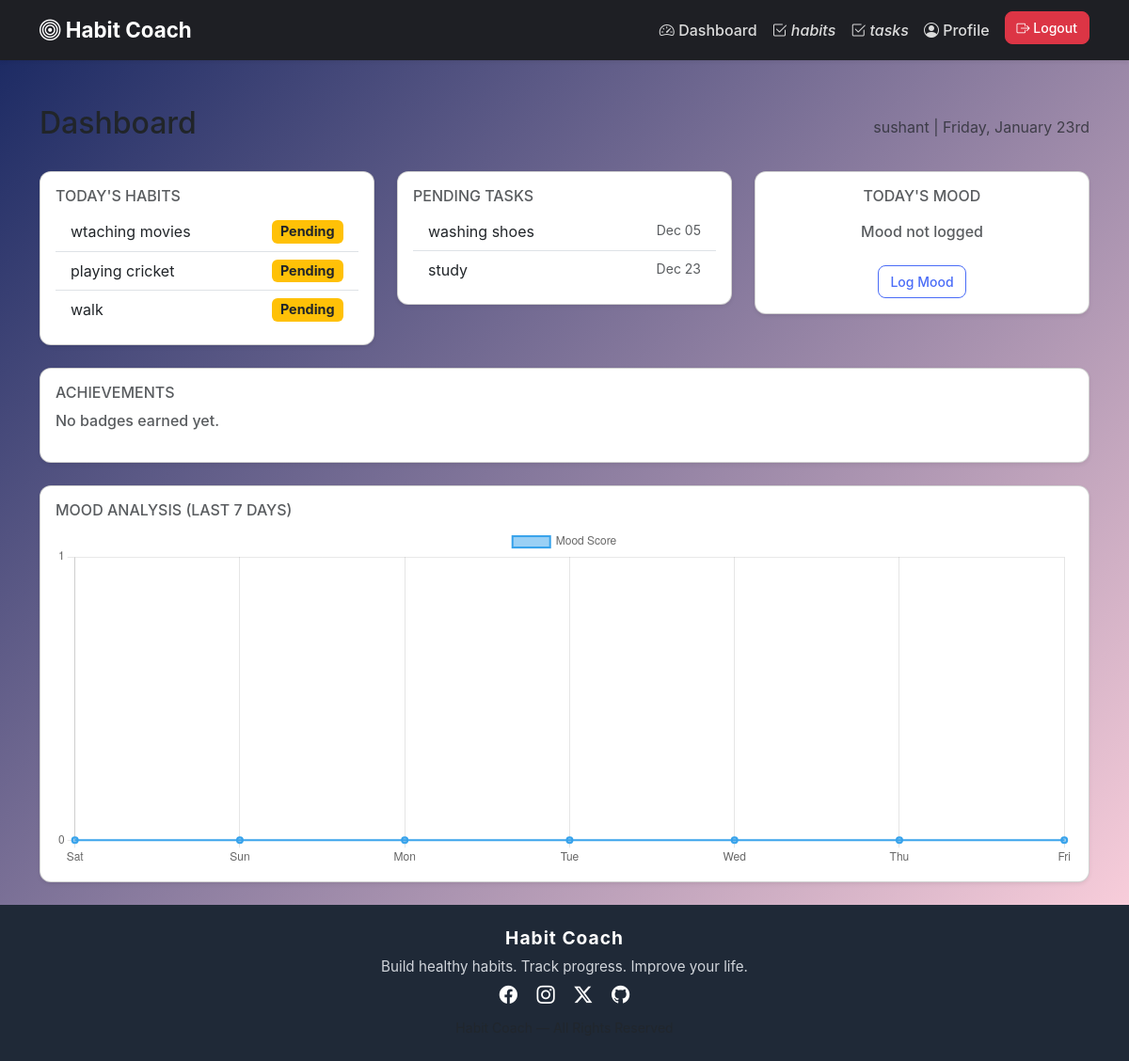
The page /dashboard/ (signed in) on the database its author committed.
### habits/models.py (models this page shows, shortened)
class Habit(models.Model):
    user = models.ForeignKey(User, on_delete=models.CASCADE)
    name = models.CharField(max_length=200)
    category = models.CharField(max_length=100, blank=True)
    created_at = models.DateTimeField(auto_now_add=True)

### tasks/models.py (models this page shows, shortened)
class Task(models.Model):
    user = models.ForeignKey(User, on_delete=models.CASCADE)
    title = models.CharField(max_length=200)
    deadline = models.DateField()
    priority = models.CharField(max_length=20)
    completed = models.BooleanField(default=False)

### habitcoach/views.py (the view)
# urls.py: path('dashboard/', views.dashboard_view, name='dashboard'), # Add this line
@login_required
def dashboard_view(request):
    user = request.user
    today = timezone.now().date()
    habits = Habit.objects.filter(user=user)
    habit_data = []
    for habit in habits:
        is_completed = HabitRecord.objects.filter(
            habit=habit,
            date=today,
            completed=True
        ).exists()
        habit_data.append({
            'habit': habit,
            'completed': is_completed
        })
    todays_mood = Mood.objects.filter(user=user, date=today).first()
    tasks = Task.objects.filter(
        user=user,
        completed=False
    ).order_by('deadline')[:3]
    badges = Badge.objects.filter(user=user).order_by('-earned_on')
    dates = []
    mood_scores = []
    for i in range(6, -1, -1):
        d = today - timedelta(days=i)
        dates.append(d.strftime("%a"))
        mood_entry = Mood.objects.filter(user=user, date=d).first()
        if mood_entry:
            if mood_entry.mood == 'Happy':
                score = 3
            elif mood_entry.mood == 'Normal':
                score = 2
            else:
                score = 1
        else:
            score = 0
        mood_scores.append(score)
    context = {
        'habit_data': habit_data,
        'todays_mood': todays_mood,
        'tasks': tasks,
        'badges': badges,
        'chart_dates': dates,
        'chart_moods': mood_scores,
    }
    return render(request, 'dashboard.html', context)

### templates/dashboard.html (shortened to what this page needs)
{% extends "base.html" %}
{% load static %}
{% block content %}
<div class="container mt-4">
    <div class="d-flex justify-content-between align-items-center mb-4">
        <h2>Dashboard</h2>
        <p class="text-muted mb-0">
            {{ user.username }} | {% now "l, F jS" %}
        </p>
    </div>
    <div class="row mb-4">
        <div class="col-md-4">
            <div class="card shadow-sm">
                <div class="card-body">
                    <h6 class="text-uppercase text-muted">Today's Habits</h6>
                    {% if habit_data %}
                        <ul class="list-group list-group-flush">
                            {% for item in habit_data %}
                                <li class="list-group-item d-flex justify-content-between align-items-center">
                                    {{ item.habit.name }}
                                    {% if item.completed %}
                                        <span class="badge bg-success">Completed</span>
                                    {% else %}
                                        <span class="badge bg-warning text-dark">Pending</span>
                                    {% endif %}
                                </li>
                            {% endfor %}
                        </ul>
                    {% else %}
                        <p class="text-muted">No habits added.</p>
                    {% endif %}
                </div>
            </div>
        </div>
        <div class="col-md-4">
            <div class="card shadow-sm">
                <div class="card-body">
                    <h6 class="text-uppercase text-muted">Pending Tasks</h6>
                    {% if tasks %}
                        <ul class="list-group list-group-flush">
                            {% for task in tasks %}
                                <li class="list-group-item d-flex justify-content-between">
                                    {{ task.title }}
                                    {% if task.deadline %}
                                        <small class="text-muted">
                                            {{ task.deadline|date:"M d" }}
                                        </small>
                                    {% endif %}
                                </li>
                            {% endfor %}
                        </ul>
                    {% else %}
                        <p class="text-muted">No pending tasks 🎉</p>
                    {% endif %}
                </div>
            </div>
        </div>
        <div class="col-md-4">
            <div class="card shadow-sm text-center">
                <div class="card-body">
                    <h6 class="text-uppercase text-muted">Today's Mood</h6>
                    {% if todays_mood %}
                        <h3 class="mt-3">{{ todays_mood.mood }}</h3>
                    {% else %}
                        <p class="text-muted mt-3">Mood not logged</p>
                    {% endif %}
                    <a href="{% url 'mood_home' %}" class="btn btn-sm btn-outline-primary mt-2">
                        Log Mood
                    </a>
                </div>
            </div>
        </div>
    </div>
    <div class="card shadow-sm mb-4">
        <div class="card-body">
            <h6 class="text-uppercase text-muted">Achievements</h6>
            {% if badges %}
                <div class="d-flex flex-wrap">
                    {% for badge in badges %}
                        <span class="badge bg-primary me-2 mb-2">
                            {{ badge.name }}
                        </span>
                    {% endfor %}
                </div>
            {% else %}
                <p class="text-muted">No badges earned yet.</p>
            {% endif %}
        </div>
    </div>
    <div class="card shadow-sm">
        <div class="card-body">
            <h6 class="text-uppercase text-muted">Mood Analysis (Last 7 Days)</h6>
            <canvas id="moodChart" height="100"></canvas>
        </div>
    </div>
</div>
<script>
    const ctx = document.getElementById('moodChart').getContext('2d');
    new Chart(ctx, {
        type: 'line',
        data: {
            labels: {{ chart_dates|safe }},
            datasets: [{
                label: 'Mood Score',
                data: {{ chart_moods|safe }},
                borderWidth: 2,
                fill: false,
                tension: 0.3
            }]
        },
        options: {
            scales: {
                y: {
                    beginAtZero: true,
                    ticks: {
                        stepSize: 1
                    }
                }
            }
        }
    });
</script>
{% endblock %}

### static/css/style.css (style rules this page uses)
body { background: #f8f9fa; font-family: "Inter", sans-serif; margin: 0; padding: 0; }
.btn { border-radius: 8px; padding: 8px 14px; font-weight: 500; }
.btn-sm { padding: 6px 12px; }
.card { border-radius: 12px; transition: transform 0.2s; }
.badge { font-size: 0.9rem; }
.btn-outline-primary { border-color: #4a6cf7; color: #4a6cf7; }
.card p { font-weight: 500; color: #ff6b6b; }

### rows shown on the page
Habit: habit.name "wtaching movies"
Habit: habit.name "playing cricket"
Habit: habit.name "walk"
Task: title "washing shoes", deadline "Dec 05"
Task: title "study", deadline "Dec 23"

### other values the page prints
{{ user.username }} "sushant"
chart data {{ chart_moods|safe }} [0, 0, 0, 0, 0, 0, 0]
